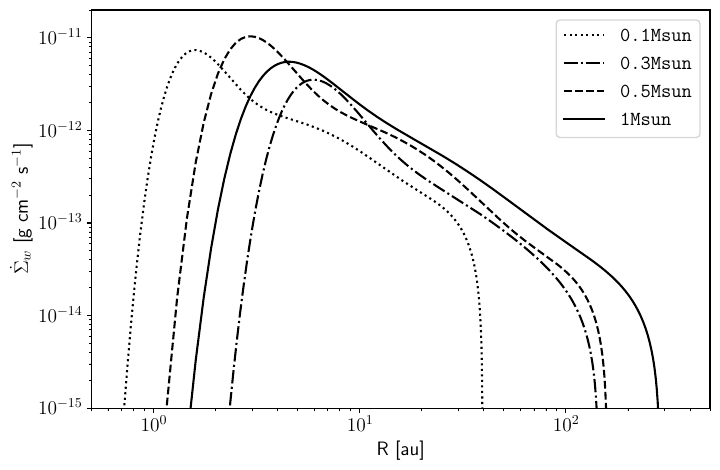

Recreate this plot in Python.
import os
import numpy as np
import h5py as h
from astropy import constants as const
from astropy import units as u
import matplotlib.pyplot as plt
from matplotlib import rc
from functions import Sigmadot

plt.style.use('figures.mplstyle')

Mstar = [0.1, 0.3, 0.5, 1.0]

fig, ax = plt.subplots(ncols=1, nrows=1)
labels = [r"\texttt{0.1Msun}", r"\texttt{0.3Msun}", r"\texttt{0.5Msun}", r"\texttt{1Msun}"]
Mdot = [
    pow(10, -8.448195192063903),
    pow(10, -7.918753594822812),
    pow(10, -7.7478864615527225),
    pow(10, -7.58791478942398),
    pow(10, -7.424759928546305),
]

x = np.linspace(0.1, 50, 4000)
a01 = -3.83368381
b01 = 22.9099733
c01 = -55.1282068
d01 = 67.8918937
e01 = -45.0137998
f01 = 16.2976639
g01 = -3.54258614

plt.loglog(
    x,
    (
        (
            Sigmadot(a01, b01, c01, d01, e01, f01, g01, x)
            * (Mdot[0] * u.M_sun / u.yr / u.au).to(u.g / u.s / u.au)
            / (2.0 * np.pi * x * u.au)
        ).to(u.g / u.cm / u.cm / u.s)
    ),
    "k:",
    label=labels[0],
)

x = np.linspace(0.1, 180, 4000)
a03 = -1.32064160
b03 = 13.0474633
c03 = -53.6989939
d03 = 117.602662
e03 = -144.376859
f03 = 94.7854366
g03 = -26.7363296

plt.loglog(
    x,
    (
        (
            Sigmadot(a03, b03, c03, d03, e03, f03, g03, x)
            * (Mdot[1] * u.M_sun / u.yr / u.au).to(u.g / u.s / u.au)
            / (2.0 * np.pi * x * u.au)
        ).to(u.g / u.cm / u.cm / u.s)
    ),
    "k-.",
    label=labels[1],
)

x = np.linspace(0.1, 600, 4000)
a05 = -1.23202374
b05 = 10.8504904
c05 = -38.6938600
d05 = 71.2489311
e05 = -71.4279364
f05 = 37.8706679
g05 = -9.35078265

plt.loglog(
    x,
    (
        (
            Sigmadot(a05, b05, c05, d05, e05, f05, g05, x)
            * (Mdot[2] * u.M_sun / u.yr / u.au).to(u.g / u.s / u.au)
            / (2.0 * np.pi * x * u.au)
        ).to(u.g / u.cm / u.cm / u.s)
    ),
    "k--",
    label=labels[2],
)

x = np.linspace(0.1, 600, 4000)
a1 = -0.63444166
b1 = 6.35869647
c1 = -26.1444624
d1 = 56.4476652
e1 = -67.7402956
f1 = 43.9212155
g1 = -13.2315666

plt.loglog(
    x,
    (
        (
            Sigmadot(a1, b1, c1, d1, e1, f1, g1, x)
            * (Mdot[4] * u.M_sun / u.yr / u.au).to(u.g / u.s / u.au)
            / (2.0 * np.pi * x * u.au)
        ).to(u.g / u.cm / u.cm / u.s)
    ),
    "k-",
    label=labels[3],
)

plt.xlabel(r"R [au]", fontsize=14)
plt.ylim(1.0e-15, 2.0e-11)
plt.xlim(0.5, 500)
plt.legend(loc=3)

plt.ylabel(r"$\dot{\Sigma}_w$ [g cm$^{-2}$ s$^{-1}$]")
plt.legend(loc=1)

plt.tight_layout(pad=0.0)

plt.savefig("Figure7a.pdf", bbox_inches="tight", dpi=400)
plt.close(fig)
